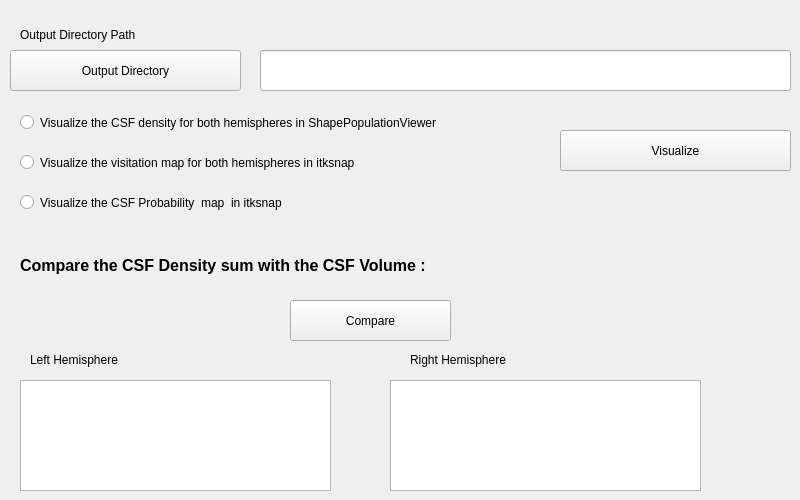
    <widget class="QWidget" name="tab_QC">
     <attribute name="title">
      <string>QC</string>
     </attribute>
     <widget class="QPushButton" name="output_path">
      <property name="geometry">
       <rect>
        <x>10</x>
        <y>50</y>
        <width>231</width>
        <height>41</height>
       </rect>
      </property>
      <property name="text">
       <string>Output Directory</string>
      </property>
     </widget>
     <widget class="QLineEdit" name="lineEdit_output_path">
      <property name="geometry">
       <rect>
        <x>260</x>
        <y>50</y>
        <width>531</width>
        <height>41</height>
       </rect>
      </property>
     </widget>
     <widget class="QLabel" name="output_path_label">
      <property name="geometry">
       <rect>
        <x>20</x>
        <y>20</y>
        <width>201</width>
        <height>31</height>
       </rect>
      </property>
      <property name="text">
       <string>&lt;html&gt;&lt;head/&gt;&lt;body&gt;&lt;p&gt;Output Directory Path&lt;/p&gt;&lt;/body&gt;&lt;/html&gt;</string>
      </property>
     </widget>
     <widget class="QPushButton" name="visualize">
      <property name="geometry">
       <rect>
        <x>560</x>
        <y>130</y>
        <width>231</width>
        <height>41</height>
       </rect>
      </property>
      <property name="text">
       <string>Visualize</string>
      </property>
     </widget>
     <widget class="QTextBrowser" name="lefthemisphere">
      <property name="geometry">
       <rect>
        <x>20</x>
        <y>380</y>
        <width>311</width>
        <height>111</height>
       </rect>
      </property>
     </widget>
     <widget class="QPushButton" name="Compare">
      <property name="geometry">
       <rect>
        <x>290</x>
        <y>300</y>
        <width>161</width>
        <height>41</height>
       </rect>
      </property>
      <property name="text">
       <string>Compare</string>
      </property>
     </widget>
     <widget class="QRadioButton" name="VisualiseCSFDensity">
      <property name="geometry">
       <rect>
        <x>20</x>
        <y>110</y>
        <width>541</width>
        <height>25</height>
       </rect>
      </property>
      <property name="text">
       <string>Visualize the CSF density for both hemispheres in ShapePopulationViewer </string>
      </property>
     </widget>
     <widget class="QRadioButton" name="VisualiseVisitationMAp">
      <property name="geometry">
       <rect>
        <x>20</x>
        <y>150</y>
        <width>441</width>
        <height>25</height>
       </rect>
      </property>
      <property name="text">
       <string>Visualize the visitation map for both hemispheres in itksnap</string>
      </property>
     </widget>
     <widget class="QRadioButton" name="VisualiseCSFPorbMAp">
      <property name="geometry">
       <rect>
        <x>20</x>
        <y>190</y>
        <width>441</width>
        <height>25</height>
       </rect>
      </property>
      <property name="text">
       <string>Visualize the CSF Probability  map  in itksnap</string>
      </property>
     </widget>
     <widget class="QTextBrowser" name="righthemisphere">
      <property name="geometry">
       <rect>
        <x>390</x>
        <y>380</y>
        <width>311</width>
        <height>111</height>
       </rect>
      </property>
     </widget>
     <widget class="QLabel" name="label_lefthemisphere">
      <property name="geometry">
       <rect>
        <x>30</x>
        <y>350</y>
        <width>181</width>
        <height>20</height>
       </rect>
      </property>
      <property name="text">
       <string>Left Hemisphere</string>
      </property>
     </widget>
     <widget class="QLabel" name="label_righthemisphere">
      <property name="geometry">
       <rect>
        <x>410</x>
        <y>350</y>
        <width>181</width>
        <height>20</height>
       </rect>
      </property>
      <property name="text">
       <string>Right Hemisphere</string>
      </property>
     </widget>
     <widget class="QLabel" name="label">
      <property name="geometry">
       <rect>
        <x>20</x>
        <y>250</y>
        <width>431</width>
        <height>31</height>
       </rect>
      </property>
      <property name="text">
       <string>&lt;html&gt;&lt;head/&gt;&lt;body&gt;&lt;p&gt;&lt;span style=&quot; font-size:12pt; font-weight:600;&quot;&gt;Compare the CSF Density sum with the CSF Volume :&lt;/span&gt;&lt;/p&gt;&lt;/body&gt;&lt;/html&gt;</string>
      </property>
     </widget>
    </widget>
